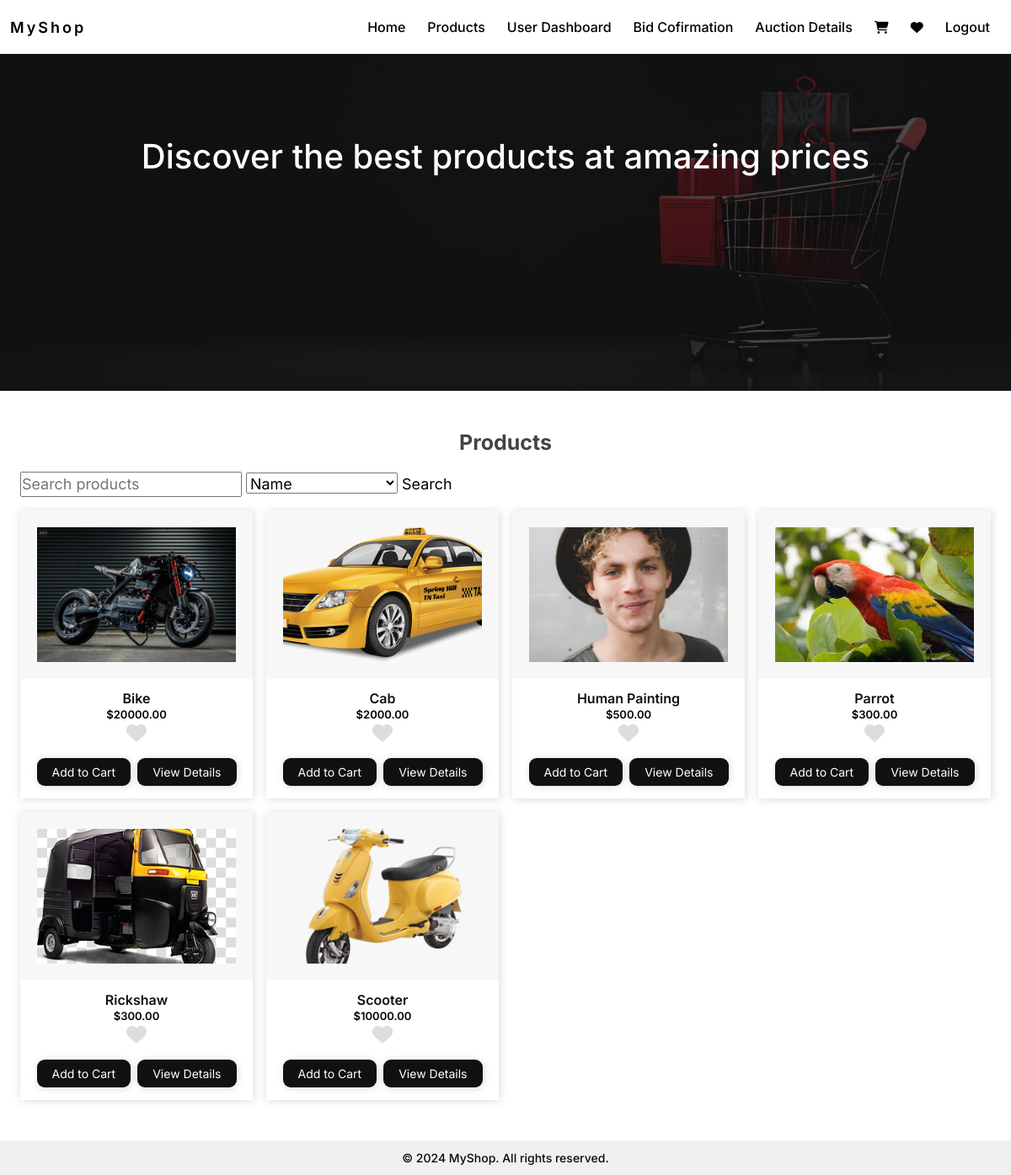
Screenshot of /bids/products/ (signed in) with the database file from the repository.
### bids/models.py (models this page shows, shortened)
class Product(models.Model):
    name = models.CharField(max_length=200)
    description = models.TextField()
    starting_price = models.DecimalField(max_digits=10, decimal_places=2)
    current_price = models.DecimalField(max_digits=10, decimal_places=2, blank=True, null=True)
    auction_start_time = models.DateTimeField()
    auction_end_time = models.DateTimeField()
    image = models.ImageField(upload_to='product_images/', null=True, blank=True)
    video = models.FileField(upload_to='product_videos/', null=True, blank=True)
    owner = models.ForeignKey(CustomUser, on_delete=models.SET_NULL, null=True, blank=True)

### bids/views.py (the view)
# urls.py: path('products/', views.product_list, name='product_list'),
def product_list(request):
    user_id = request.session.get('user_id')
    if not user_id:
        messages.error(request, 'You need to log in first.')
        return redirect('users:login')
    search_query = request.GET.get('search', '')
    sort_by = request.GET.get('sort_by', 'name')  # Default to sorting by name
    now = timezone.now()
    try:
        products = Product.objects.filter(
            Q(name__icontains=search_query) | Q(description__icontains=search_query),
            auction_end_time__gt=now  # Exclude products with ended auctions
        )
        if sort_by == 'current_price_lh':
            products = products.order_by('starting_price')  # Low to High
        elif sort_by == 'current_price_hl':
            products = products.order_by('-starting_price')  # High to Low
        elif sort_by == 'popularity':
            products = products.annotate(num_bids=Count('bid')).order_by('-num_bids')
        else:
            products = products.order_by(sort_by)  # Default sorting
    except Exception as e:
        messages.error(request, f"Error fetching products: {str(e)}")
        products = []
    return render(request, 'product_list.html', {'products': products})

### bids/templates/product_list.html (shortened to what this page needs)
{% extends 'base.html' %}
{% block content %}
<div class="Banner">
    <div class="BannerContent">
        <h1>Discover the best products at amazing prices</h1>
    </div>
</div>
<div class="ProductList">
    <div class="container py-5">
        <h2 class="Title text-center">Products</h2>
        <div class="row g-3">
            <div id="product-search-container">
                <form id="product-search-form" method="get">
                    <input type="text" name="search" placeholder="Search products" value="{{ request.GET.search }}" id="product-search-input">
                    <select name="sort_by" id="product-sort-dropdown">
                        <option value="name">Name</option>
                    </select>
                    <button type="submit" id="product-search-button">Search</button>
                </form>
            </div>
            {% for product in products %}
            <div class="col-xl-3 col-lg-4 col-sm-6">
                <div class="CardBox">
                    <a href="{% url 'bids:product_detail' product.id %}">
                        {% if product.image %}
                    <img src="{{ product.image.url }}" class="card-img-top" alt="Product 3" />
                    {% endif %}
                    <div class="card-body text-center">
                        <h5 class="card-title small">{{ product.name }}</h5>
                        <p class="card-text small">${{ product.starting_price }}</p>
                        <div class="heart-icon">
                            <a href="javascript:void(0)" ><i class="fa fa-heart"></i></a>
                        </div>
                        <div class="action-links d-inline-flex justify-content-center mt-2">
                            <a href="javascript:void(0)" class="AddToCart me-2 small">Add to Cart</a>
                            <a href="{% url 'bids:product_detail' product.id %}" class="AddToCart btn-sm">View Details</a>
                        </div>
                    </div>
                </div>
        </div>
        {% empty %}
    <p>No products found.</p>
    {% endfor %}
        </div>
    </div>
</div>
{% endblock %}

### static/css/style.css (style rules this page uses)
body { margin: 0; padding: 0; box-sizing: border-box; font-family: "Poppins", sans-serif; }
p { margin-top: 0;margin-bottom: 1rem;font-weight: 500;line-height: 24px;margin: 0; }
.Title { color: #444444; font-weight: 700; font-size: 25px; margin-bottom: 20px; }
.AddToCart { background:#111;padding: 6px 18px;text-align: center;text-decoration: none;border-radius: 9px;color: #fff;box-shadow: 1px 1px 10px rgb(0 0 0 / 15%);font-size: 14px;display: block;width: max-content;margin: auto;margin-top: 5px; }
.Banner { background-image: url(../img/banner.jpg); height: 400px; width: 100%; position: relative; background-repeat: no-repeat; background-size: cover; }
.Banner:before { content: ""; position: absolute; left: 0; top: 0; height: 100%; width: 100%; background: #111111bd; z-index:1; }
.BannerContent { position:relative;z-index:1;color:#fff;text-align:center;padding: 100px 0 40px; }
.ProductList .CardBox .card-body { padding: 15px 0;background: #fff; }
.ProductList .CardBox img { height: 200px;width: 100%;margin: auto;display: block;object-fit: cover;padding: 20px; }
.ProductList .CardBox { position:relative;background: #3535350a;box-shadow: 1px 1px 10px rgb(0 0 0 / 15%); }
.ProductList .CardBox i { color:#ddd; }
.ProductList .CardBox a { text-decoration:none; }
.ProductList .CardBox .card-title { font-size: 16px; color: #111111; font-weight: 600; }
.ProductList .CardBox .card-text { color: #000000; font-size: 13px; font-weight: 600; }
.card-title { color: #fff; font-size: 17px; margin: 0; }

### static/css/ProductDetails.css (style rules this page uses)
:root { --color-white-100: hsl(205, 5%, 100%); --color-white-200: hsl(205, 5%, 90%); --color-white-300: hsl(205, 5%, 80%); --color-white-400: hsl(205, 5%, 65%); --color-white-500: hsl(205, 5%, 50%); --color-black-100: hsl(210, 15%, 12%); --color-black-200: hsl(210, 15%, 10%); --color-black-300: hsl(210, 15%, 8%); --color-black-400: hsl(210, 15%, 6%); --color-black-500: hsl(210, 15%, 4%); --color-brown-100: hsl(355, 8%, 70%); --color-brown-200: hsl(355, 8%, 60%); --color-brown-300: hsl(355, 8%, 50%); --color-brown-400: hsl(355, 8%, 40%); --color-brown-500: hsl(355, 8%, 30%); --display-small: clamp(1.71rem, calc(0.39vw + 1.64rem), 1.95rem); --display-base: clamp(2.06rem, calc(0.47vw + 1.96rem), 2.34rem); --display-medium: clamp(2.47rem, calc(0.56vw + 2.36rem), 2.9rem); --display-large: clamp(2.97rem, calc(0.68vw + 2.83rem), 3.37rem); --display-extra: clamp(3.57rem, calc(0.81vw + 3.39rem), 4.05rem); --text-tiny: clamp(0.84rem, calc(0.12vw + 0.8rem), 0.89rem); --text-small: clamp(0.93rem, calc(0.13vw + 0.91rem), 1rem); --text-base: clamp(1.05rem, calc(0.15vw + 1.01rem), 1.12rem); --text-medium: clamp(1.18rem, calc(0.17vw + 1.14rem), 1.26rem); --text-large: clamp(1.32rem, calc(0.19vw + 1.28rem), 1.41rem); --shadow-small: 0 1px 3px 0 rgba(0, 0, 0, 0.1), 0 1px 2px 0 rgba(0, 0, 0, 0.06); --shadow-medium: 0 4px 6px -1px rgba(0, 0, 0, 0.1), 0 2px 4px -1px rgba(0, 0, 0, 0.06); --shadow-large: 0 10px 15px -3px rgba(0, 0, 0, 0.1), 0 4px 6px -2px rgba(0, 0, 0, 0.05); }
*, *::before, *::after { padding: 0; margin: 0; box-sizing: border-box; list-style: none; list-style-type: none; text-decoration: none; -webkit-font-smoothing: antialiased; -moz-osx-font-smoothing: grayscale; text-rendering: optimizeLegibility; }
html { font-size: 100%; box-sizing: inherit; scroll-behavior: smooth; height: -webkit-fill-available; }
body { font-family: "Inter", system-ui, ui-sans-serif, sans-serif; font-size: var(--text-base); font-weight: normal; line-height: 1.5; color: var(--color-black-500); background-color: var(--color-white-100); }
a, button { cursor: pointer; -webkit-user-select: none; -moz-user-select: none; -ms-user-select: none; user-select: none; white-space: nowrap; border: none; outline: none; background: none; }
h1, h2, h3, h4, h5 { line-height: 1.1; text-wrap: balance; word-wrap: break-word; }
i { font-size: 1.5rem; line-height: inherit; color: inherit; }
p { max-width: 50ch; height: auto; }
p, li { text-wrap: pretty; line-height: inherit; word-wrap: break-word; }
img, svg, picture { font-style: italic; max-width: 100%; height: auto; -o-object-fit: cover; object-fit: cover; shape-margin: 1rem; vertical-align: middle; image-rendering: -webkit-optimize-contrast; image-rendering: -moz-crisp-edges; image-rendering: crisp-edges; }
.container { max-width: 75rem; height: auto; margin-inline: auto; padding-inline: 1.5rem; }

### rows the page displays
Product: image (picture), name "Bike", starting_price "20000.00"
Product: image (picture), name "Cab", starting_price "2000.00"
Product: image (picture), name "Human Painting", starting_price "500.00"
Product: image (picture), name "Parrot", starting_price "300.00"
Product: image (picture), name "Rickshaw", starting_price "300.00"
Product: image (picture), name "Scooter", starting_price "10000.00"
